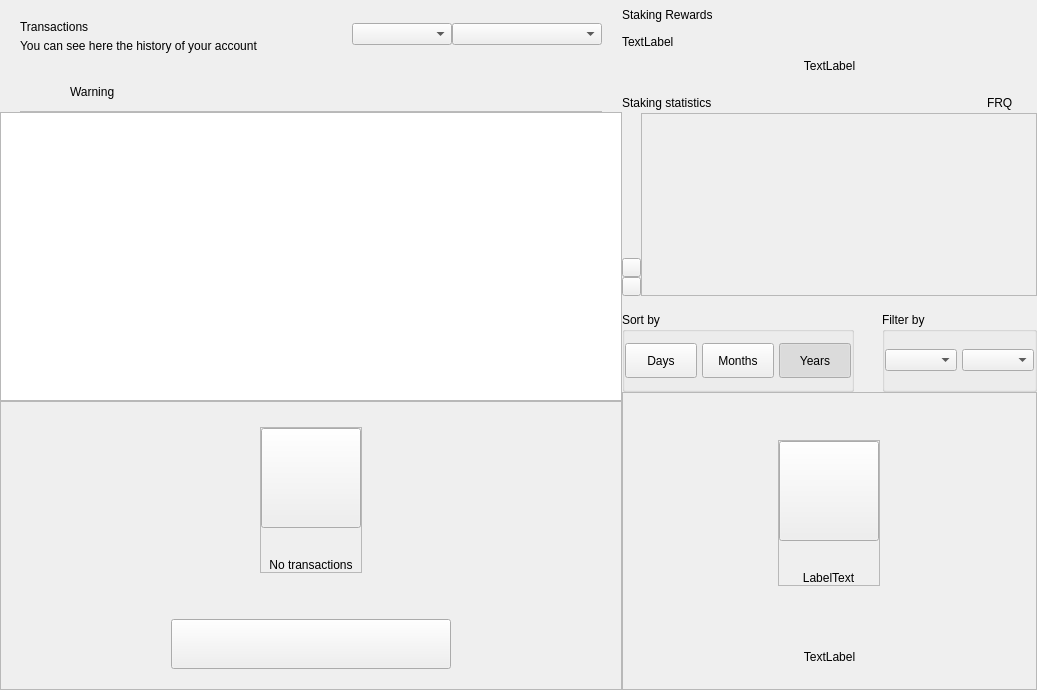
<?xml version="1.0" encoding="UTF-8"?>
<ui version="4.0">
 <class>DashboardWidget</class>
 <widget class="QWidget" name="DashboardWidget">
  <property name="geometry">
   <rect>
    <x>0</x>
    <y>0</y>
    <width>1037</width>
    <height>690</height>
   </rect>
  </property>
  <property name="windowTitle">
   <string>Form</string>
  </property>
  <layout class="QHBoxLayout" name="horizontalLayout_2" stretch="3,2">
   <property name="spacing">
    <number>0</number>
   </property>
   <property name="leftMargin">
    <number>0</number>
   </property>
   <property name="topMargin">
    <number>0</number>
   </property>
   <property name="rightMargin">
    <number>0</number>
   </property>
   <property name="bottomMargin">
    <number>0</number>
   </property>
   <item>
    <widget class="QWidget" name="left" native="true">
     <layout class="QVBoxLayout" name="left_2">
      <property name="spacing">
       <number>0</number>
      </property>
      <property name="leftMargin">
       <number>0</number>
      </property>
      <property name="topMargin">
       <number>0</number>
      </property>
      <property name="rightMargin">
       <number>0</number>
      </property>
      <property name="bottomMargin">
       <number>0</number>
      </property>
      <item>
       <layout class="QVBoxLayout" name="verticalLayout22">
        <property name="spacing">
         <number>0</number>
        </property>
        <property name="leftMargin">
         <number>20</number>
        </property>
        <property name="topMargin">
         <number>15</number>
        </property>
        <property name="rightMargin">
         <number>20</number>
        </property>
        <item>
         <widget class="QFrame" name="left_top_container">
          <layout class="QHBoxLayout" name="horizontalLayout">
           <property name="spacing">
            <number>0</number>
           </property>
           <property name="leftMargin">
            <number>0</number>
           </property>
           <property name="topMargin">
            <number>0</number>
           </property>
           <property name="rightMargin">
            <number>0</number>
           </property>
           <property name="bottomMargin">
            <number>0</number>
           </property>
           <item>
            <layout class="QVBoxLayout" name="verticalLayout_5">
             <property name="spacing">
              <number>5</number>
             </property>
             <property name="topMargin">
              <number>5</number>
             </property>
             <item>
              <widget class="QLabel" name="labelTitle">
               <property name="text">
                <string>Transactions</string>
               </property>
              </widget>
             </item>
             <item>
              <widget class="QLabel" name="labelSubtitle">
               <property name="text">
                <string>You can see here the history of your account</string>
               </property>
               <property name="alignment">
                <set>Qt::AlignLeading|Qt::AlignLeft|Qt::AlignVCenter</set>
               </property>
              </widget>
             </item>
            </layout>
           </item>
           <item>
            <spacer name="horizontalSpacer">
             <property name="orientation">
              <enum>Qt::Horizontal</enum>
             </property>
             <property name="sizeHint" stdset="0">
              <size>
               <width>40</width>
               <height>20</height>
              </size>
             </property>
            </spacer>
           </item>
           <item>
            <widget class="QComboBox" name="comboBoxSortType">
             <property name="minimumSize">
              <size>
               <width>100</width>
               <height>0</height>
              </size>
             </property>
            </widget>
           </item>
           <item>
            <widget class="QComboBox" name="comboBoxSort">
             <property name="minimumSize">
              <size>
               <width>150</width>
               <height>0</height>
              </size>
             </property>
            </widget>
           </item>
          </layout>
         </widget>
        </item>
       </layout>
      </item>
      <item>
       <spacer name="verticalSpacer">
        <property name="orientation">
         <enum>Qt::Vertical</enum>
        </property>
        <property name="sizeType">
         <enum>QSizePolicy::Fixed</enum>
        </property>
        <property name="sizeHint" stdset="0">
         <size>
          <width>20</width>
          <height>20</height>
         </size>
        </property>
       </spacer>
      </item>
      <item>
       <widget class="QWidget" name="layoutWarning" native="true">
        <layout class="QVBoxLayout" name="verticalLayout_3">
         <property name="spacing">
          <number>0</number>
         </property>
         <property name="leftMargin">
          <number>0</number>
         </property>
         <property name="topMargin">
          <number>0</number>
         </property>
         <property name="rightMargin">
          <number>0</number>
         </property>
         <property name="bottomMargin">
          <number>0</number>
         </property>
         <item>
          <widget class="QWidget" name="containerWarning" native="true">
           <layout class="QVBoxLayout" name="verticalLayout_21">
            <property name="spacing">
             <number>9</number>
            </property>
            <property name="leftMargin">
             <number>20</number>
            </property>
            <property name="topMargin">
             <number>9</number>
            </property>
            <property name="rightMargin">
             <number>20</number>
            </property>
            <property name="bottomMargin">
             <number>0</number>
            </property>
            <item>
             <widget class="QFrame" name="frameWarning">
              <property name="styleSheet">
               <string notr="true">border:none;</string>
              </property>
              <property name="frameShape">
               <enum>QFrame::StyledPanel</enum>
              </property>
              <property name="frameShadow">
               <enum>QFrame::Raised</enum>
              </property>
              <layout class="QHBoxLayout" name="horizontalLayout11" stretch="0,0,2">
               <property name="leftMargin">
                <number>0</number>
               </property>
               <property name="topMargin">
                <number>0</number>
               </property>
               <property name="rightMargin">
                <number>0</number>
               </property>
               <property name="bottomMargin">
                <number>0</number>
               </property>
               <item alignment="Qt::AlignVCenter">
                <widget class="QPushButton" name="imgWarning">
                 <property name="styleSheet">
                  <string notr="true">border:none;</string>
                 </property>
                 <property name="text">
                  <string/>
                 </property>
                 <property name="iconSize">
                  <size>
                   <width>24</width>
                   <height>24</height>
                  </size>
                 </property>
                </widget>
               </item>
               <item>
                <spacer name="horizontalSpacer_3">
                 <property name="orientation">
                  <enum>Qt::Horizontal</enum>
                 </property>
                 <property name="sizeType">
                  <enum>QSizePolicy::Fixed</enum>
                 </property>
                 <property name="sizeHint" stdset="0">
                  <size>
                   <width>12</width>
                   <height>20</height>
                  </size>
                 </property>
                </spacer>
               </item>
               <item alignment="Qt::AlignVCenter">
                <widget class="QLabel" name="lblWarning">
                 <property name="styleSheet">
                  <string notr="true"/>
                 </property>
                 <property name="text">
                  <string>Warning</string>
                 </property>
                 <property name="alignment">
                  <set>Qt::AlignBottom|Qt::AlignLeading|Qt::AlignLeft</set>
                 </property>
                </widget>
               </item>
              </layout>
             </widget>
            </item>
            <item>
             <widget class="QLabel" name="lblDivisory">
              <property name="minimumSize">
               <size>
                <width>0</width>
                <height>1</height>
               </size>
              </property>
              <property name="maximumSize">
               <size>
                <width>16777215</width>
                <height>1</height>
               </size>
              </property>
              <property name="styleSheet">
               <string notr="true">background-color:#bababa;</string>
              </property>
              <property name="text">
               <string/>
              </property>
              <property name="alignment">
               <set>Qt::AlignBottom|Qt::AlignLeading|Qt::AlignLeft</set>
              </property>
             </widget>
            </item>
           </layout>
          </widget>
         </item>
        </layout>
       </widget>
      </item>
      <item>
       <widget class="QListView" name="listTransactions">
        <property name="mouseTracking">
         <bool>true</bool>
        </property>
        <property name="selectionBehavior">
         <enum>QAbstractItemView::SelectItems</enum>
        </property>
        <property name="verticalScrollMode">
         <enum>QAbstractItemView::ScrollPerItem</enum>
        </property>
       </widget>
      </item>
      <item>
       <widget class="QFrame" name="emptyContainer">
        <property name="minimumSize">
         <size>
          <width>0</width>
          <height>100</height>
         </size>
        </property>
        <property name="frameShape">
         <enum>QFrame::StyledPanel</enum>
        </property>
        <property name="frameShadow">
         <enum>QFrame::Raised</enum>
        </property>
        <layout class="QVBoxLayout" name="verticalLayout_7" stretch="1,8,0,0">
         <property name="spacing">
          <number>0</number>
         </property>
         <property name="leftMargin">
          <number>0</number>
         </property>
         <property name="topMargin">
          <number>0</number>
         </property>
         <property name="rightMargin">
          <number>0</number>
         </property>
         <property name="bottomMargin">
          <number>20</number>
         </property>
         <item>
          <spacer name="verticalSpacer12">
           <property name="orientation">
            <enum>Qt::Vertical</enum>
           </property>
           <property name="sizeHint" stdset="0">
            <size>
             <width>20</width>
             <height>20</height>
            </size>
           </property>
          </spacer>
         </item>
         <item alignment="Qt::AlignHCenter|Qt::AlignVCenter">
          <widget class="QFrame" name="emptyScreen">
           <property name="sizePolicy">
            <sizepolicy hsizetype="Expanding" vsizetype="Expanding">
             <horstretch>0</horstretch>
             <verstretch>0</verstretch>
            </sizepolicy>
           </property>
           <property name="frameShape">
            <enum>QFrame::StyledPanel</enum>
           </property>
           <property name="frameShadow">
            <enum>QFrame::Raised</enum>
           </property>
           <layout class="QVBoxLayout" name="verticalLayout12">
            <property name="spacing">
             <number>30</number>
            </property>
            <property name="leftMargin">
             <number>0</number>
            </property>
            <property name="topMargin">
             <number>0</number>
            </property>
            <property name="rightMargin">
             <number>0</number>
            </property>
            <property name="bottomMargin">
             <number>0</number>
            </property>
            <item alignment="Qt::AlignHCenter|Qt::AlignVCenter">
             <widget class="QPushButton" name="pushImgEmpty">
              <property name="minimumSize">
               <size>
                <width>100</width>
                <height>100</height>
               </size>
              </property>
              <property name="maximumSize">
               <size>
                <width>100</width>
                <height>100</height>
               </size>
              </property>
              <property name="focusPolicy">
               <enum>Qt::NoFocus</enum>
              </property>
              <property name="text">
               <string/>
              </property>
              <property name="iconSize">
               <size>
                <width>100</width>
                <height>100</height>
               </size>
              </property>
             </widget>
            </item>
            <item alignment="Qt::AlignHCenter|Qt::AlignVCenter">
             <widget class="QLabel" name="labelEmpty">
              <property name="styleSheet">
               <string notr="true"/>
              </property>
              <property name="text">
               <string>No transactions</string>
              </property>
              <property name="alignment">
               <set>Qt::AlignCenter</set>
              </property>
             </widget>
            </item>
           </layout>
          </widget>
         </item>
         <item>
          <spacer name="verticalSpacer_21">
           <property name="orientation">
            <enum>Qt::Vertical</enum>
           </property>
           <property name="sizeHint" stdset="0">
            <size>
             <width>20</width>
             <height>40</height>
            </size>
           </property>
          </spacer>
         </item>
         <item alignment="Qt::AlignHCenter">
          <widget class="QPushButton" name="btnHowTo">
           <property name="minimumSize">
            <size>
             <width>280</width>
             <height>50</height>
            </size>
           </property>
           <property name="focusPolicy">
            <enum>Qt::NoFocus</enum>
           </property>
           <property name="text">
            <string/>
           </property>
          </widget>
         </item>
        </layout>
       </widget>
      </item>
     </layout>
    </widget>
   </item>
   <item>
    <widget class="QWidget" name="right" native="true">
     <property name="minimumSize">
      <size>
       <width>200</width>
       <height>0</height>
      </size>
     </property>
     <layout class="QVBoxLayout" name="verticalLayout_31">
      <property name="spacing">
       <number>0</number>
      </property>
      <property name="leftMargin">
       <number>0</number>
      </property>
      <property name="topMargin">
       <number>0</number>
      </property>
      <property name="rightMargin">
       <number>0</number>
      </property>
      <property name="bottomMargin">
       <number>0</number>
      </property>
      <item>
       <layout class="QVBoxLayout" name="verticalLayout_2" stretch="0,0,0,0,0,0,0">
        <property name="spacing">
         <number>0</number>
        </property>
        <item>
         <layout class="QHBoxLayout" name="horizontalLayout_3">
          <property name="spacing">
           <number>0</number>
          </property>
          <item>
           <layout class="QVBoxLayout" name="verticalLayout_6">
            <property name="spacing">
             <number>5</number>
            </property>
            <item>
             <widget class="QLabel" name="labelTitle2">
              <property name="minimumSize">
               <size>
                <width>0</width>
                <height>30</height>
               </size>
              </property>
              <property name="text">
               <string>Staking Rewards</string>
              </property>
             </widget>
            </item>
            <item>
             <widget class="QLabel" name="labelMessage">
              <property name="text">
               <string>TextLabel</string>
              </property>
             </widget>
            </item>
           </layout>
          </item>
          <item>
           <spacer name="horizontalSpacer_2">
            <property name="orientation">
             <enum>Qt::Horizontal</enum>
            </property>
            <property name="sizeType">
             <enum>QSizePolicy::MinimumExpanding</enum>
            </property>
            <property name="sizeHint" stdset="0">
             <size>
              <width>20</width>
              <height>20</height>
             </size>
            </property>
           </spacer>
          </item>
         </layout>
        </item>
        <item>
         <spacer name="verticalSpacer_4">
          <property name="orientation">
           <enum>Qt::Vertical</enum>
          </property>
          <property name="sizeType">
           <enum>QSizePolicy::Fixed</enum>
          </property>
          <property name="sizeHint" stdset="0">
           <size>
            <width>20</width>
            <height>10</height>
           </size>
          </property>
         </spacer>
        </item>
        <item>
         <layout class="QHBoxLayout" name="horizontalLayout_5" stretch="0">
          <property name="spacing">
           <number>0</number>
          </property>
          <item>
           <widget class="QLabel" name="labelAmountPiv">
            <property name="text">
             <string>TextLabel</string>
            </property>
            <property name="alignment">
             <set>Qt::AlignCenter</set>
            </property>
           </widget>
          </item>
         </layout>
        </item>
        <item>
         <spacer name="verticalSpacer_6">
          <property name="orientation">
           <enum>Qt::Vertical</enum>
          </property>
          <property name="sizeType">
           <enum>QSizePolicy::Fixed</enum>
          </property>
          <property name="sizeHint" stdset="0">
           <size>
            <width>20</width>
            <height>20</height>
           </size>
          </property>
         </spacer>
        </item>
        <item>
         <widget class="QWidget" name="layoutChart" native="true">
          <layout class="QVBoxLayout" name="verticalLayout_8" stretch="3,0">
           <property name="spacing">
            <number>16</number>
           </property>
           <property name="leftMargin">
            <number>0</number>
           </property>
           <property name="topMargin">
            <number>0</number>
           </property>
           <property name="rightMargin">
            <number>0</number>
           </property>
           <property name="bottomMargin">
            <number>0</number>
           </property>
           <item>
            <widget class="QWidget" name="verticalWidgetChart" native="true">
             <property name="minimumSize">
              <size>
               <width>0</width>
               <height>190</height>
              </size>
             </property>
             <property name="maximumSize">
              <size>
               <width>16777215</width>
               <height>16777215</height>
              </size>
             </property>
             <layout class="QVBoxLayout" name="verticalLayout_4" stretch="1,5">
              <property name="spacing">
               <number>0</number>
              </property>
              <property name="leftMargin">
               <number>0</number>
              </property>
              <property name="topMargin">
               <number>0</number>
              </property>
              <property name="rightMargin">
               <number>0</number>
              </property>
              <property name="bottomMargin">
               <number>0</number>
              </property>
              <item>
               <layout class="QHBoxLayout" name="horizontalLayout_4">
                <item>
                 <widget class="QLabel" name="labelChart">
                  <property name="text">
                   <string>Staking statistics</string>
                  </property>
                 </widget>
                </item>
                <item>
                 <spacer name="horizontalSpacer_4">
                  <property name="orientation">
                   <enum>Qt::Horizontal</enum>
                  </property>
                  <property name="sizeHint" stdset="0">
                   <size>
                    <width>40</width>
                    <height>20</height>
                   </size>
                  </property>
                 </spacer>
                </item>
                <item>
                 <widget class="QLabel" name="labelSquarePiv">
                  <property name="minimumSize">
                   <size>
                    <width>14</width>
                    <height>14</height>
                   </size>
                  </property>
                  <property name="maximumSize">
                   <size>
                    <width>14</width>
                    <height>14</height>
                   </size>
                  </property>
                  <property name="text">
                   <string/>
                  </property>
                 </widget>
                </item>
                <item>
                 <widget class="QLabel" name="labelPiv">
                  <property name="text">
                   <string>FRQ</string>
                  </property>
                 </widget>
                </item>
                <item>
                 <spacer name="horizontalSpacer_5">
                  <property name="orientation">
                   <enum>Qt::Horizontal</enum>
                  </property>
                  <property name="sizeType">
                   <enum>QSizePolicy::Fixed</enum>
                  </property>
                  <property name="sizeHint" stdset="0">
                   <size>
                    <width>10</width>
                    <height>20</height>
                   </size>
                  </property>
                 </spacer>
                </item>
                <item>
                 <widget class="QLabel" name="labelSquarezPiv">
                  <property name="minimumSize">
                   <size>
                    <width>14</width>
                    <height>14</height>
                   </size>
                  </property>
                  <property name="maximumSize">
                   <size>
                    <width>14</width>
                    <height>14</height>
                   </size>
                  </property>
                  <property name="text">
                   <string/>
                  </property>
                 </widget>
                </item>
               </layout>
              </item>
              <item>
               <widget class="QWidget" name="chartContainer2" native="true">
                <property name="minimumSize">
                 <size>
                  <width>0</width>
                  <height>150</height>
                 </size>
                </property>
                <property name="styleSheet">
                 <string notr="true">#chartContainer{padding:0px; margin:0px;}</string>
                </property>
                <layout class="QHBoxLayout" name="horizontalLayout_11">
                 <property name="spacing">
                  <number>0</number>
                 </property>
                 <property name="leftMargin">
                  <number>0</number>
                 </property>
                 <property name="topMargin">
                  <number>0</number>
                 </property>
                 <property name="rightMargin">
                  <number>0</number>
                 </property>
                 <property name="bottomMargin">
                  <number>0</number>
                 </property>
                 <item>
                  <widget class="QWidget" name="containerChartArrow" native="true">
                   <property name="sizePolicy">
                    <sizepolicy hsizetype="Fixed" vsizetype="Preferred">
                     <horstretch>0</horstretch>
                     <verstretch>0</verstretch>
                    </sizepolicy>
                   </property>
                   <property name="minimumSize">
                    <size>
                     <width>19</width>
                     <height>0</height>
                    </size>
                   </property>
                   <property name="maximumSize">
                    <size>
                     <width>19</width>
                     <height>16777215</height>
                    </size>
                   </property>
                   <property name="styleSheet">
                    <string notr="true">#widget{
	padding:0px;
	margin:0px;
}</string>
                   </property>
                   <layout class="QVBoxLayout" name="verticalLayout_10">
                    <property name="spacing">
                     <number>0</number>
                    </property>
                    <property name="leftMargin">
                     <number>0</number>
                    </property>
                    <property name="rightMargin">
                     <number>0</number>
                    </property>
                    <property name="bottomMargin">
                     <number>0</number>
                    </property>
                    <item>
                     <spacer name="verticalSpacer_3">
                      <property name="orientation">
                       <enum>Qt::Vertical</enum>
                      </property>
                      <property name="sizeHint" stdset="0">
                       <size>
                        <width>20</width>
                        <height>127</height>
                       </size>
                      </property>
                     </spacer>
                    </item>
                    <item alignment="Qt::AlignVCenter">
                     <widget class="QWidget" name="containerArrows" native="true">
                      <layout class="QVBoxLayout" name="horizontalLayout_6" stretch="0,0">
                       <property name="spacing">
                        <number>0</number>
                       </property>
                       <property name="leftMargin">
                        <number>0</number>
                       </property>
                       <property name="topMargin">
                        <number>0</number>
                       </property>
                       <property name="rightMargin">
                        <number>0</number>
                       </property>
                       <property name="bottomMargin">
                        <number>0</number>
                       </property>
                       <item>
                        <widget class="QPushButton" name="pushButtonChartArrow">
                         <property name="minimumSize">
                          <size>
                           <width>19</width>
                           <height>19</height>
                          </size>
                         </property>
                         <property name="maximumSize">
                          <size>
                           <width>19</width>
                           <height>19</height>
                          </size>
                         </property>
                         <property name="focusPolicy">
                          <enum>Qt::NoFocus</enum>
                         </property>
                         <property name="styleSheet">
                          <string notr="true"/>
                         </property>
                         <property name="text">
                          <string/>
                         </property>
                        </widget>
                       </item>
                       <item>
                        <widget class="QPushButton" name="pushButtonChartRight">
                         <property name="minimumSize">
                          <size>
                           <width>19</width>
                           <height>19</height>
                          </size>
                         </property>
                         <property name="maximumSize">
                          <size>
                           <width>19</width>
                           <height>19</height>
                          </size>
                         </property>
                         <property name="focusPolicy">
                          <enum>Qt::NoFocus</enum>
                         </property>
                         <property name="styleSheet">
                          <string notr="true"/>
                         </property>
                         <property name="text">
                          <string/>
                         </property>
                        </widget>
                       </item>
                      </layout>
                     </widget>
                    </item>
                   </layout>
                  </widget>
                 </item>
                 <item>
                  <widget class="QFrame" name="chartContainer">
                   <property name="sizePolicy">
                    <sizepolicy hsizetype="Expanding" vsizetype="Preferred">
                     <horstretch>0</horstretch>
                     <verstretch>0</verstretch>
                    </sizepolicy>
                   </property>
                   <property name="styleSheet">
                    <string notr="true">padding:0px;
margin:0px;</string>
                   </property>
                   <property name="frameShape">
                    <enum>QFrame::StyledPanel</enum>
                   </property>
                   <property name="frameShadow">
                    <enum>QFrame::Raised</enum>
                   </property>
                  </widget>
                 </item>
                </layout>
               </widget>
              </item>
             </layout>
            </widget>
           </item>
           <item alignment="Qt::AlignVCenter">
            <widget class="QWidget" name="containerSort" native="true">
             <layout class="QHBoxLayout" name="horizontalLayout_6" stretch="3,2">
              <property name="spacing">
               <number>28</number>
              </property>
              <property name="leftMargin">
               <number>0</number>
              </property>
              <property name="topMargin">
               <number>0</number>
              </property>
              <property name="rightMargin">
               <number>0</number>
              </property>
              <property name="bottomMargin">
               <number>0</number>
              </property>
              <item>
               <widget class="QGroupBox" name="groupBoxChart">
                <property name="minimumSize">
                 <size>
                  <width>0</width>
                  <height>80</height>
                 </size>
                </property>
                <property name="maximumSize">
                 <size>
                  <width>16777215</width>
                  <height>80</height>
                 </size>
                </property>
                <property name="title">
                 <string>Sort by</string>
                </property>
                <layout class="QHBoxLayout" name="horizontalLayout_7">
                 <property name="spacing">
                  <number>5</number>
                 </property>
                 <property name="leftMargin">
                  <number>0</number>
                 </property>
                 <property name="rightMargin">
                  <number>0</number>
                 </property>
                 <item>
                  <widget class="QPushButton" name="pushButtonMonth">
                   <property name="minimumSize">
                    <size>
                     <width>50</width>
                     <height>35</height>
                    </size>
                   </property>
                   <property name="maximumSize">
                    <size>
                     <width>16777215</width>
                     <height>16777215</height>
                    </size>
                   </property>
                   <property name="focusPolicy">
                    <enum>Qt::NoFocus</enum>
                   </property>
                   <property name="text">
                    <string>Days</string>
                   </property>
                   <property name="checkable">
                    <bool>true</bool>
                   </property>
                   <property name="autoExclusive">
                    <bool>true</bool>
                   </property>
                  </widget>
                 </item>
                 <item>
                  <widget class="QPushButton" name="pushButtonYear">
                   <property name="minimumSize">
                    <size>
                     <width>50</width>
                     <height>35</height>
                    </size>
                   </property>
                   <property name="maximumSize">
                    <size>
                     <width>16777215</width>
                     <height>16777215</height>
                    </size>
                   </property>
                   <property name="focusPolicy">
                    <enum>Qt::NoFocus</enum>
                   </property>
                   <property name="text">
                    <string>Months</string>
                   </property>
                   <property name="checkable">
                    <bool>true</bool>
                   </property>
                   <property name="autoExclusive">
                    <bool>true</bool>
                   </property>
                  </widget>
                 </item>
                 <item>
                  <widget class="QPushButton" name="pushButtonAll">
                   <property name="sizePolicy">
                    <sizepolicy hsizetype="Preferred" vsizetype="Fixed">
                     <horstretch>0</horstretch>
                     <verstretch>0</verstretch>
                    </sizepolicy>
                   </property>
                   <property name="minimumSize">
                    <size>
                     <width>50</width>
                     <height>35</height>
                    </size>
                   </property>
                   <property name="maximumSize">
                    <size>
                     <width>16777215</width>
                     <height>16777215</height>
                    </size>
                   </property>
                   <property name="focusPolicy">
                    <enum>Qt::NoFocus</enum>
                   </property>
                   <property name="text">
                    <string>Years</string>
                   </property>
                   <property name="checkable">
                    <bool>true</bool>
                   </property>
                   <property name="checked">
                    <bool>true</bool>
                   </property>
                   <property name="autoExclusive">
                    <bool>true</bool>
                   </property>
                  </widget>
                 </item>
                </layout>
               </widget>
              </item>
              <item>
               <widget class="QGroupBox" name="container_chart_dropboxes">
                <property name="minimumSize">
                 <size>
                  <width>55</width>
                  <height>80</height>
                 </size>
                </property>
                <property name="maximumSize">
                 <size>
                  <width>16777215</width>
                  <height>80</height>
                 </size>
                </property>
                <property name="title">
                 <string>Filter by</string>
                </property>
                <layout class="QHBoxLayout" name="horizontalLayout_8" stretch="1,1">
                 <property name="spacing">
                  <number>5</number>
                 </property>
                 <property name="leftMargin">
                  <number>0</number>
                 </property>
                 <property name="topMargin">
                  <number>0</number>
                 </property>
                 <property name="rightMargin">
                  <number>0</number>
                 </property>
                 <property name="bottomMargin">
                  <number>0</number>
                 </property>
                 <item>
                  <widget class="QWidget" name="containerBoxMonths" native="true">
                   <property name="minimumSize">
                    <size>
                     <width>55</width>
                     <height>0</height>
                    </size>
                   </property>
                   <layout class="QHBoxLayout" name="horizontalLayout_9">
                    <property name="spacing">
                     <number>0</number>
                    </property>
                    <property name="leftMargin">
                     <number>0</number>
                    </property>
                    <property name="topMargin">
                     <number>0</number>
                    </property>
                    <property name="rightMargin">
                     <number>0</number>
                    </property>
                    <property name="bottomMargin">
                     <number>0</number>
                    </property>
                    <item>
                     <widget class="QComboBox" name="comboBoxMonths">
                      <property name="minimumSize">
                       <size>
                        <width>55</width>
                        <height>0</height>
                       </size>
                      </property>
                     </widget>
                    </item>
                   </layout>
                  </widget>
                 </item>
                 <item>
                  <widget class="QWidget" name="containerBoxYears" native="true">
                   <property name="sizePolicy">
                    <sizepolicy hsizetype="Preferred" vsizetype="Preferred">
                     <horstretch>0</horstretch>
                     <verstretch>0</verstretch>
                    </sizepolicy>
                   </property>
                   <property name="minimumSize">
                    <size>
                     <width>50</width>
                     <height>0</height>
                    </size>
                   </property>
                   <layout class="QHBoxLayout" name="horizontalLayout_10">
                    <property name="spacing">
                     <number>0</number>
                    </property>
                    <property name="leftMargin">
                     <number>0</number>
                    </property>
                    <property name="topMargin">
                     <number>0</number>
                    </property>
                    <property name="rightMargin">
                     <number>0</number>
                    </property>
                    <property name="bottomMargin">
                     <number>0</number>
                    </property>
                    <item>
                     <widget class="QComboBox" name="comboBoxYears">
                      <property name="minimumSize">
                       <size>
                        <width>40</width>
                        <height>0</height>
                       </size>
                      </property>
                     </widget>
                    </item>
                   </layout>
                  </widget>
                 </item>
                </layout>
               </widget>
              </item>
             </layout>
            </widget>
           </item>
          </layout>
         </widget>
        </item>
        <item>
         <widget class="QFrame" name="emptyContainerChart">
          <property name="minimumSize">
           <size>
            <width>0</width>
            <height>100</height>
           </size>
          </property>
          <property name="frameShape">
           <enum>QFrame::StyledPanel</enum>
          </property>
          <property name="frameShadow">
           <enum>QFrame::Raised</enum>
          </property>
          <layout class="QVBoxLayout" name="verticalLayout_71" stretch="1,8,0,0">
           <property name="spacing">
            <number>0</number>
           </property>
           <property name="leftMargin">
            <number>0</number>
           </property>
           <property name="topMargin">
            <number>0</number>
           </property>
           <property name="rightMargin">
            <number>0</number>
           </property>
           <property name="bottomMargin">
            <number>25</number>
           </property>
           <item>
            <spacer name="verticalSpacer11">
             <property name="orientation">
              <enum>Qt::Vertical</enum>
             </property>
             <property name="sizeHint" stdset="0">
              <size>
               <width>20</width>
               <height>20</height>
              </size>
             </property>
            </spacer>
           </item>
           <item alignment="Qt::AlignHCenter|Qt::AlignVCenter">
            <widget class="QFrame" name="emptyScreen1">
             <property name="sizePolicy">
              <sizepolicy hsizetype="Expanding" vsizetype="Expanding">
               <horstretch>0</horstretch>
               <verstretch>0</verstretch>
              </sizepolicy>
             </property>
             <property name="frameShape">
              <enum>QFrame::StyledPanel</enum>
             </property>
             <property name="frameShadow">
              <enum>QFrame::Raised</enum>
             </property>
             <layout class="QVBoxLayout" name="verticalLayout">
              <property name="spacing">
               <number>30</number>
              </property>
              <property name="leftMargin">
               <number>0</number>
              </property>
              <property name="topMargin">
               <number>0</number>
              </property>
              <property name="rightMargin">
               <number>0</number>
              </property>
              <property name="bottomMargin">
               <number>0</number>
              </property>
              <item alignment="Qt::AlignHCenter|Qt::AlignVCenter">
               <widget class="QPushButton" name="pushImgEmptyChart">
                <property name="minimumSize">
                 <size>
                  <width>100</width>
                  <height>100</height>
                 </size>
                </property>
                <property name="maximumSize">
                 <size>
                  <width>100</width>
                  <height>100</height>
                 </size>
                </property>
                <property name="focusPolicy">
                 <enum>Qt::NoFocus</enum>
                </property>
                <property name="text">
                 <string/>
                </property>
                <property name="iconSize">
                 <size>
                  <width>100</width>
                  <height>100</height>
                 </size>
                </property>
               </widget>
              </item>
              <item alignment="Qt::AlignHCenter|Qt::AlignVCenter">
               <widget class="QLabel" name="labelEmptyChart">
                <property name="styleSheet">
                 <string notr="true"/>
                </property>
                <property name="text">
                 <string>LabelText</string>
                </property>
                <property name="alignment">
                 <set>Qt::AlignCenter</set>
                </property>
               </widget>
              </item>
             </layout>
            </widget>
           </item>
           <item>
            <spacer name="verticalSpacer_2">
             <property name="orientation">
              <enum>Qt::Vertical</enum>
             </property>
             <property name="sizeHint" stdset="0">
              <size>
               <width>20</width>
               <height>40</height>
              </size>
             </property>
            </spacer>
           </item>
           <item>
            <widget class="QLabel" name="labelMessageEmpty">
             <property name="styleSheet">
              <string notr="true">#labelMessageEmpty {
	padding-left:30px;
	padding-right:30px;
}</string>
             </property>
             <property name="text">
              <string>TextLabel</string>
             </property>
             <property name="alignment">
              <set>Qt::AlignCenter</set>
             </property>
             <property name="wordWrap">
              <bool>true</bool>
             </property>
            </widget>
           </item>
          </layout>
         </widget>
        </item>
        <item>
         <widget class="QWidget" name="layoutShadow" native="true">
          <layout class="QVBoxLayout" name="verticalLayout_9">
           <property name="spacing">
            <number>0</number>
           </property>
           <property name="leftMargin">
            <number>0</number>
           </property>
           <property name="topMargin">
            <number>0</number>
           </property>
           <property name="rightMargin">
            <number>0</number>
           </property>
           <property name="bottomMargin">
            <number>0</number>
           </property>
          </layout>
         </widget>
        </item>
       </layout>
      </item>
     </layout>
    </widget>
   </item>
  </layout>
 </widget>
 <resources/>
 <connections/>
</ui>
